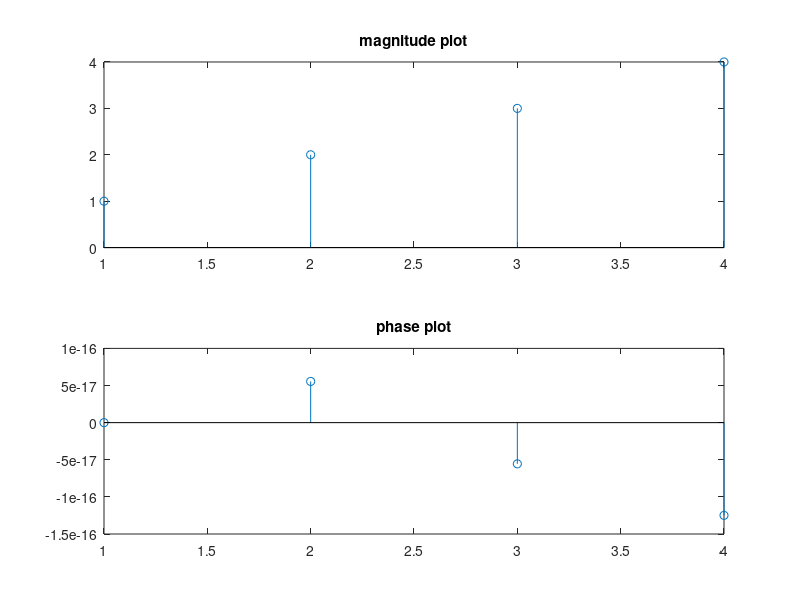

MATLAB code to generate this figure:
clc;
close all;
clear all;
X=[10.0000    -2.0000+2.0000i  -2.0000-0.0000i  -2.0000-2.0000i]
L=length(X);
N=4;
X1=[X zeros(1,(N-L))]
for n=0:1:N-1;
    x(n+1)=0;
    for k=0:1:N-1;
        x(n+1)=x(n+1)+(X(k+1)*exp((2*pi*i*k*n)/(N)));
    end
    x(n+1)=((x(n+1))/(N))
end
x
subplot(2,1,1);stem(abs(x))
title('magnitude plot')
subplot(2,1,2);stem(angle(x))
title('phase plot')
        
        
